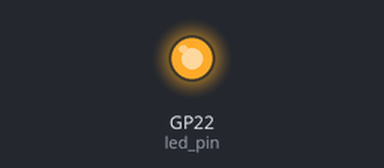
A program run on a simulated Raspberry Pi Pico running MicroPython. Shown: output pins drawn as LEDs (lit = HIGH).

Above: at 0.1 s.
Timing chart, 0 to 1.6 s (numbered marks = the images above):
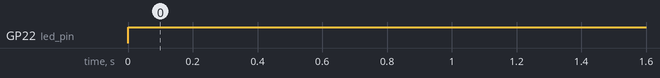

Measured:
- by itself, GP22 (led_pin): LOW → HIGH at 0.00 s

The program:

RGB_blink_test.py
```python
from machine import Pin
import time

# Set up the RGB LED pin
led_pin = Pin(22, Pin.OUT)

def led_on():
    """Turn the LED on"""
    led_pin.value(1)

def led_off():
    """Turn the LED off"""
    led_pin.value(0)

def blink_led(duration):
    """Blink the LED for the specified duration"""
    led_on()
    time.sleep(duration)
    led_off()

def process_rfid_signal(signal):
    #if signal == "specific_red_signal":
        blink_led(1)  # Blink for 1 second
    #elif signal == "specific_green_signal":
        blink_led(0.5)  # Blink for 0.5 seconds

# Main loop
while True:
    # Replace this with your actual RFID reading code
    #rfid_signal = input("Enter RFID signal (red/green): ")
    #process_rfid_signal(rfid_signal)
    blink_led(1)
```
